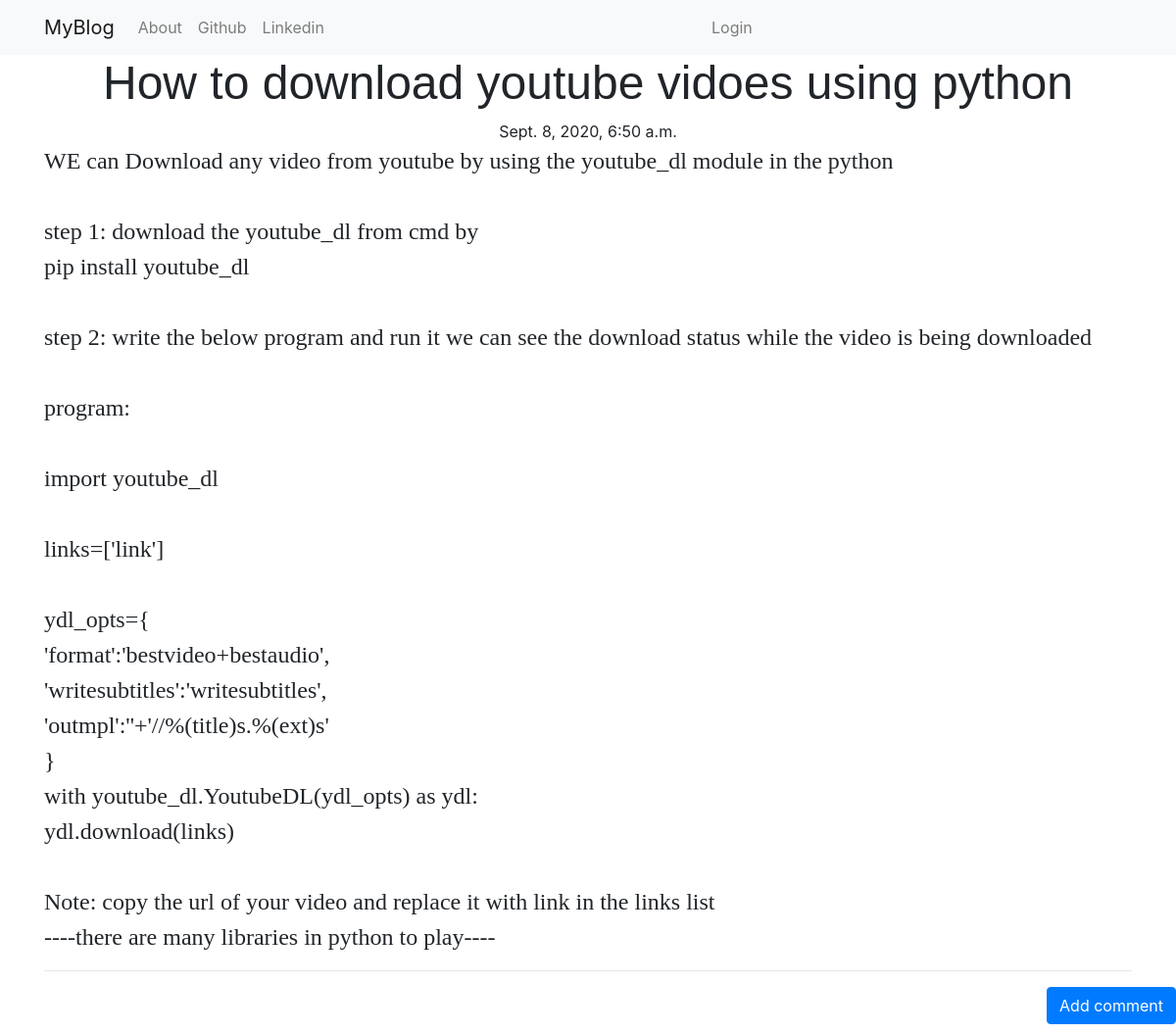
/post/11, run on the app's committed database.
### blog/models.py (models this page shows, shortened)
class Post(models.Model):
    author =models.ForeignKey('auth.User',on_delete=models.CASCADE)
    title=models.CharField(max_length=200)
    text=models.TextField()
    create_date=models.DateTimeField(default=timezone.now())
    published_date=models.DateTimeField(blank=True,null=True)

### blog/views.py (the view)
# urls.py: re_path(r'^post/(?P<pk>\d+)$',views.PostDetailView.as_view(),name="post_detail"),
class PostDetailView(DetailView):
    model=Post

### blog/templates/blog/post_detail.html (shortened to what this page needs)
{% extends 'blog/base.html' %}
{% block content %}
  <h1 class="posttitle loader">{{post.title}}</h1>
  {% if post.published_date %}
    <div class="date postdate">
      {{post.published_date}}
    </div>
  {% else %}
  <a class="btn btn-default" href="{% url 'blog:post_publish' pk=post.pk  %}">Publish</a>
  {% endif %}
  <p class='postcontent'>{{post.text|safe|linebreaksbr}}</p>
<hr>
<a class="btn btn-primary btn-comment" href="{% url 'blog:add_comment_to_post' pk=post.pk %}">Add comment</a>
<div class="container">
  {% for comment in post.comments.all %}
  <br>
    {% empty %}
    <p>No comments</p>
    {% endfor %}
</div>
{% endblock %}

### blog/templates/blog/base.html (shortened to what this page needs)
<!DOCTYPE html>
{% load static %}
<html lang="en" dir="ltr">
  <head>
    <link rel="stylesheet" href="https://stackpath.bootstrapcdn.com/bootstrap/4.5.2/css/bootstrap.min.css">
    <link rel="stylesheet" href="//cdn.jsdelivr.net/npm/medium-editor@latest/dist/css/medium-editor.min.css" type="text/css" media="screen" charset="utf-8">
    <link rel="stylesheet" href="{%static 'css/blog.css' %}">
  </head>
  <body>
  <nav class="navbar navbar-expand-lg navbar-light bg-light custom-navbar">
    <div class="container">
      <ul class="navbar-nav mr-auto">
      <li><a class="navbar-brand bigbrand" href="{% url 'blog:post_list' %}">MyBlog</a></li>
      <li><a class ="nav-link" href="{% url 'blog:about' %}">About</a></li>
      <li><a class ="nav-link" href="https://www.github.com">Github</a></li>
      <li><a class ="nav-link" href="https://linkedin.com">Linkedin</a></li>
    </ul>
    <ul class="navbar-nav mr-auto">
      {% if user.is_authenticated %}
      <li>
        <a class="nav-link" href="{% url "blog:post_new" %}">New Post</a>
      </li>
      <li>
        <a class="nav-link" href="{% url "blog:post_draft_list" %}">Drafts</a>
      </li>
      <li>
        <a class="nav-link" href="{% url "logout" %}">Log Out</a>
      </li>
      <li>
         <a class="nav-link">Welcome:{{user.username}}</a>
      </li>
        {% else %}
        <li>
          <a class="nav-link" href="{% url 'loginse' %}"><span class='glyphicon glyphicon-user'>Login</span></a>
        </li>
      {% endif %}
    </ul>
    </div>
  </nav>
  <div class="content container">
          {% block content %}
          {% endblock %}
  </div>
  </body>
</html>

### blog/static/css/blog.css (style rules this page uses)
.postdate { text-align: center; }
.posttitle { font-family: 'Russso One',sans-serif; font-size:3em; text-align: center; }
.postcontent { font-family: 'Montserrat'; font-size: 1.5em; }
.btn-comment { position:absolute; right: 0px; }
.bigbrand { fontsize:1.5em; }
.loader { filter:hue-rotate(0deg); color:linear-gradient(45deg,#0f8,#08f); animation:hue 10000ms infinite linear; }

### data on the page
Post: title "How to download youtube vidoes using python", published_date "Sept. 8, 2020, 6:50 a.m.", text "WE can Download any video from youtube by using the youtube_dl module in the python step 1: download the youtube_dl from cmd by pip install youtube_dl step 2: write the below program and run it we can see the download status while the video is being downloaded program: import youtube_dl links=['link'] ydl_opts={ 'format':'bestvideo+bestaudio', 'writesubtitles':'writesubtitles', 'outmpl':' '+'//%(title)s.%(ext)s' } with youtube_dl.YoutubeDL(ydl_opts) as ydl: ydl.download(links) Note: copy the url of your video and replace it with link in the links list ----there are many libraries in python to play----"
